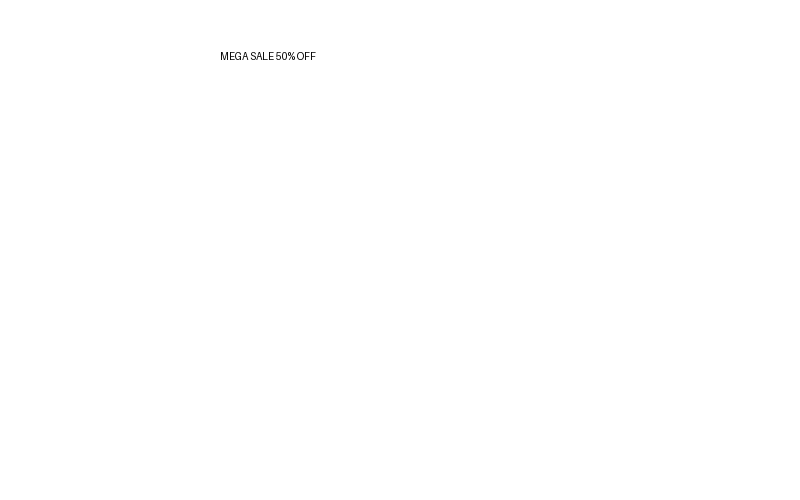

Write Python code to recreate this figure.
from PIL import Image, ImageDraw

img = Image.new("RGB", (800, 500), "white")

draw = ImageDraw.Draw(img)

draw.text((220, 50), "MEGA SALE 50% OFF", fill="black")

img.save("business_poster.png")

print("Business poster created successfully!")
